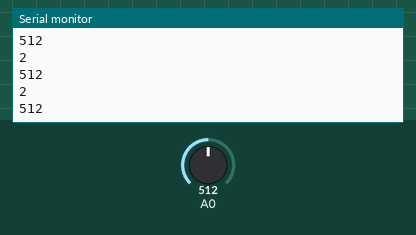
A sketch run on a simulated Arduino Uno, built with avr-gcc and run on an emulated ATmega328P. On the bench: the last lines printed to the serial monitor. The test bench sets the inputs (shaded band); at power-on: A0 = 512.

Above: at 1.2 s.
1.3 s: A0 set to 710
At 2.2 s:
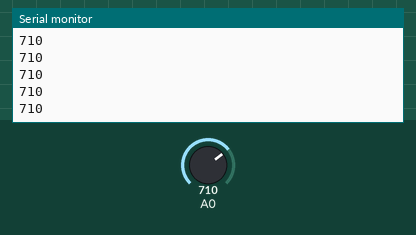
2.8 s: A0 set to 716
At 3.4 s:
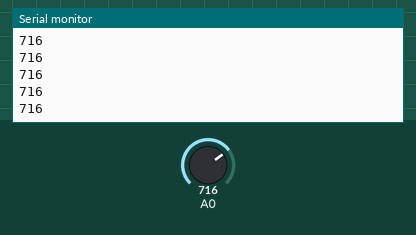
Timing chart, 0 to 5.8 s (numbered marks = the images above; inputs shaded):
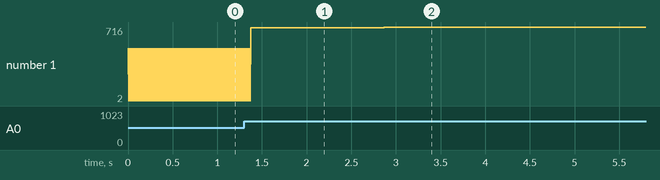

Measured:
- after the input at 1.3 s, the serial monitor: prints a new line after 0.07 s (image 1)
- after the input at 2.8 s, the serial monitor: prints a new line after 0.07 s (image 2)
- plotted number 1: 512 → 710 after the input at 1.3 s, 710 → 716 after the input at 2.8 s

The sketch:

IR_calibration.ino
```cpp
int max_d = 700;

float min_IR = 1023;
float max_IR;


void setup() {
  // put your setup code here, to run once:
    Serial.begin(9600);

}

void loop() {
  int IR_value = analogRead(A0);
  Serial.println(IR_value);


  // adding dynamic calibration for sensors
  //min_IR = min(IR_value, min_IR);
  //max_IR = max(IR_value, max_IR);

  if (IR_value < max_d){
    int chord_index = map(IR_value, 0, max_d, 0 ,3);
    Serial.println(chord_index);
    }

}
```
